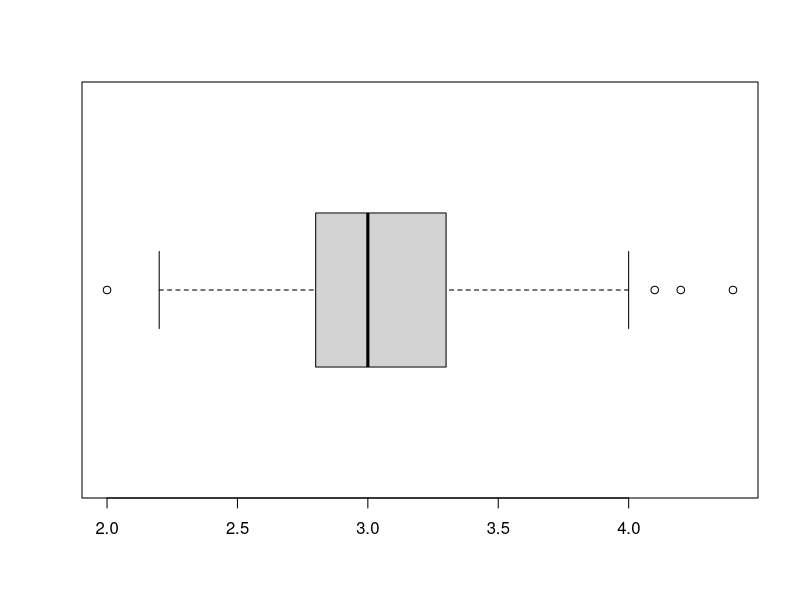
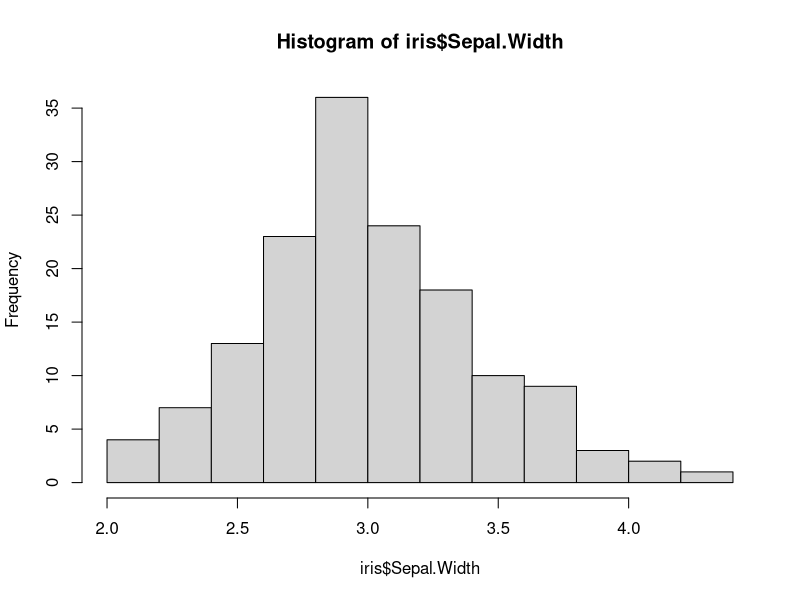
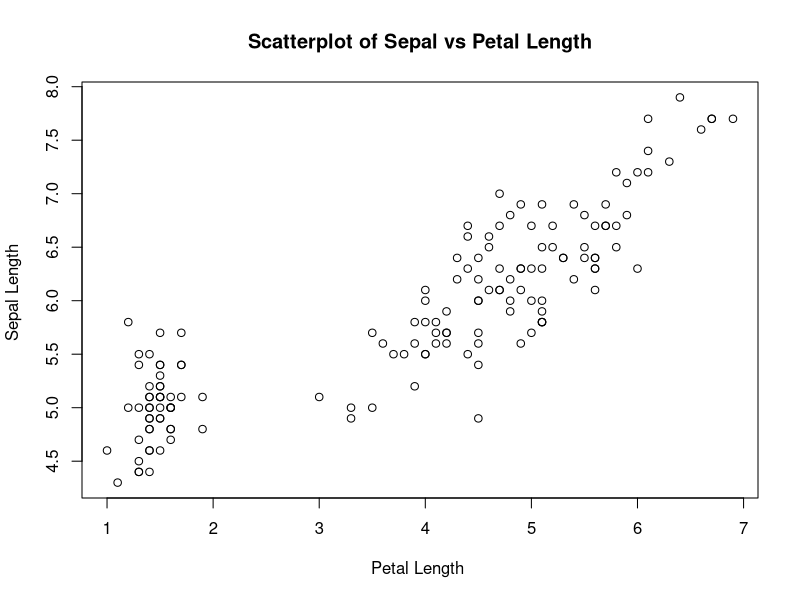
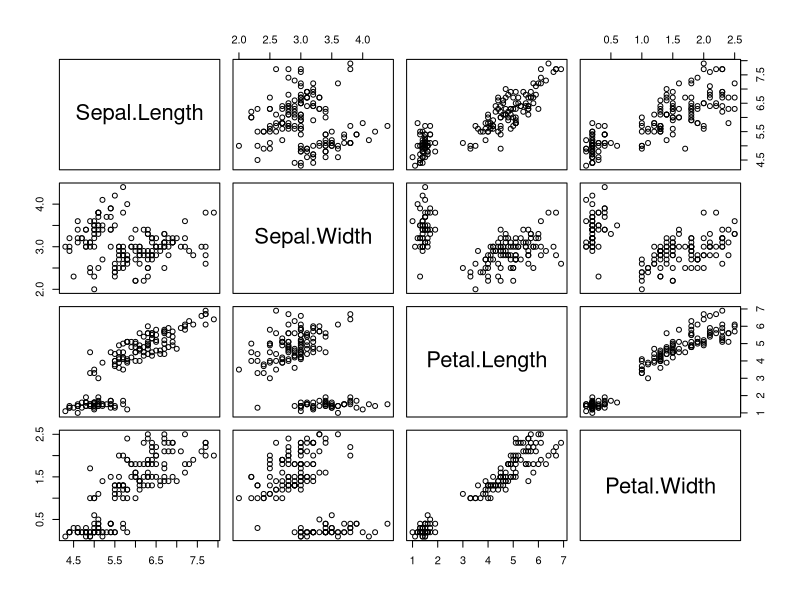

Source code (R) for these figures, in order: (Note: this script raises an error after producing the figures.)
## ---- chunk 1
knitr::opts_chunk$set(echo = FALSE)
## ---- chunk 2
x <- 1:10
y <- seq(1,10)
x == y

z <- seq(0, 10, .1)
z_sq <- z^2
## ---- chunk 3
x_norm <- rnorm(100, 0, 1)
mean(x_norm)
u <- runif(100, -1, 1)
## ---- chunk 4
data()
## ---- chunk 5
#data(package = .packages(all.available = TRUE))
## ---- chunk 6
# Iris data is in the default 'dataset' package
data(iris)  

# Veteran data is in the survival package
data(veteran, package = "survival")
## ---- chunk 7
dim(iris)
str(iris)
head(iris,3)
## ---- chunk 8
summary(iris)
## ---- chunk 9
boxplot(iris$Sepal.Width, horizontal = T)
median(iris$Sepal.Width)
hist(iris$Sepal.Width)
plot(x = iris$Petal.Length, y = iris$Sepal.Length,
     xlab = "Petal Length ",
     ylab = "Sepal Length ",
     main = "Scatterplot of Sepal vs Petal Length")
## ---- chunk 10
pairs(iris[,-5])
## ---- chunk 11
ggplot(aes(x= Sepal.Length, y = Petal.Width), data = iris)+
  geom_point(color = I(iris$Species))
